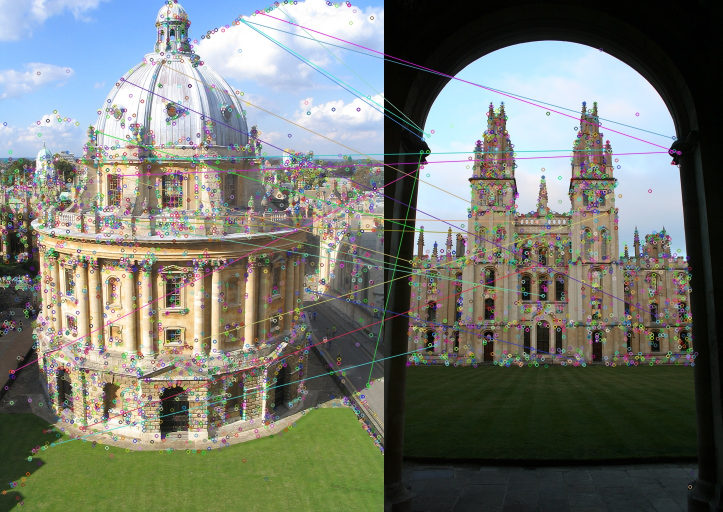
//> input picture Computer_Vision/lab6/outimages/bodleian_000106.jpgall_souls_000002.jpg.jpg, 1445 x 1024 px (shown at 1/2 size)
$ ./main ../../lab6/outimages/bodleian_000106.jpgall_souls_000002.jpg.jpg   (built with g++ and OpenCV 4)
//> lines starting //> are read from the running program, lines starting //| are printed output that depends on the picture
#include <opencv2/highgui.hpp>
#include <iostream>
int main(int argc, char** argv)
{

    if (argc < 2)
    {
        std::cout<<"You should provide the path to the image" << std::endl;
        return 1;
    }

    cv::Mat img = cv::imread(argv[1], cv::IMREAD_COLOR);
//> img is the input picture: 1024 rows x 1445 cols, CV_8UC3; mean B, G, R 113.9, 121.7, 117.6

    if (img.empty())
    {
        std::cout<<"Image not found" << std::endl;
        return 2;
    }

    int n_channels = img.channels();
//> n_channels = 3
    std::cout<< "Number of channels: "<< n_channels << std::endl;
//| Number of channels: 3

    cv::Mat arr_matr[3];
    cv::split(img,arr_matr);
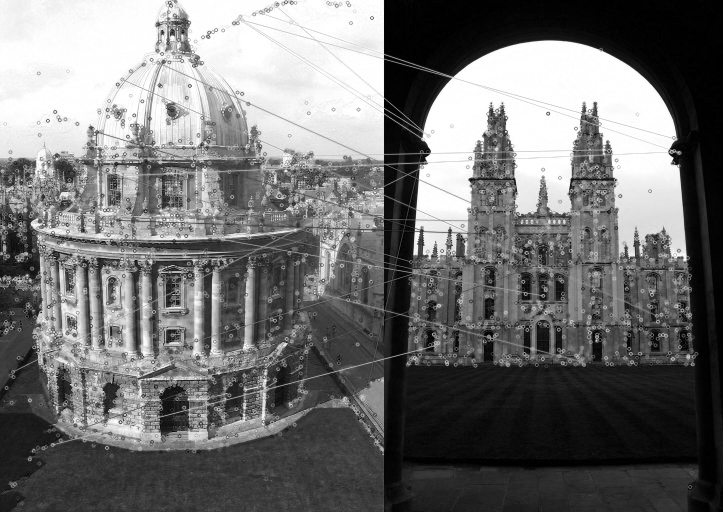
//> arr_matr[0]: 1024 rows x 1445 cols, CV_8UC1 (shown at 1/2 size); min 0, max 255, mean 113.9
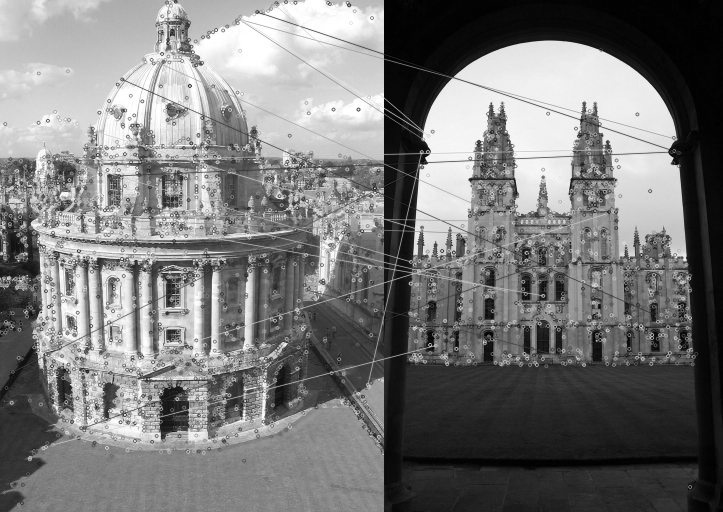
//> arr_matr[1]: 1024 rows x 1445 cols, CV_8UC1 (shown at 1/2 size); min 0, max 255, mean 121.7
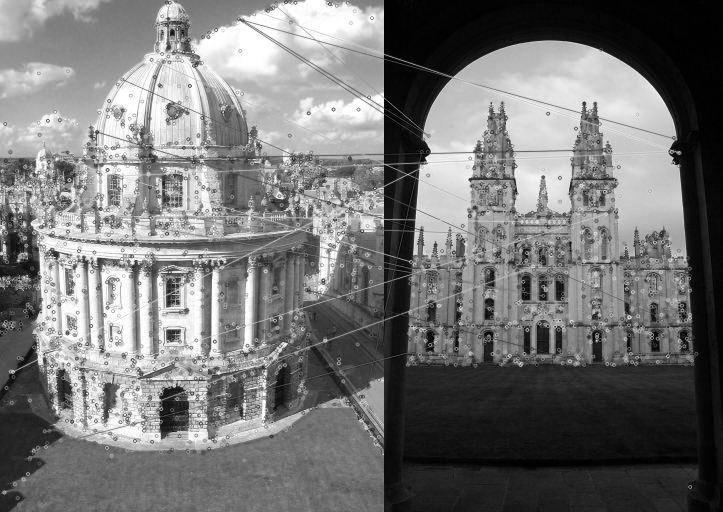
//> arr_matr[2]: 1024 rows x 1445 cols, CV_8UC1 (shown at 1/2 size); min 0, max 255, mean 117.6
    cv::namedWindow("Example B",cv::WINDOW_NORMAL);
    cv::namedWindow("Example G",cv::WINDOW_NORMAL);
    cv::namedWindow("Example R",cv::WINDOW_NORMAL);
    cv::resizeWindow("Example R",200,200);
    cv::resizeWindow("Example G",200,200);
    cv::resizeWindow("Example B",200,200);
    cv::imshow("Example B", arr_matr[0]);
    cv::imshow("Example G", arr_matr[1]);
    cv::imshow("Example R", arr_matr[2]);
    cv::Mat arr_matr2[3];

    /*
    cv::Mat img_B(img.rows,img.cols,CV_8U);
    cv::Mat img_G(img.rows,img.cols,CV_8U);
    cv::Mat img_R(img.rows,img.cols,CV_8U);
    if (n_channels == 3)
    {
        for (size_t i = 0; i < img.rows; i++)
        {
            for (size_t j = 0; j < img.cols; j++)
            {
                img_B.at<cv::Vec3b>(i,j) = img.at<cv::Vec3b>(i,j)[0];
                img_G.at<cv::Vec3b>(i,j) = img.at<cv::Vec3b>(i,j)[1];
                img_R.at<cv::Vec3b>(i,j) = img.at<cv::Vec3b>(i,j)[2];
            }

        }

    }
    */

    cv::namedWindow("Example 1");
    cv::imshow("Example 1", img);
    char key = cv::waitKey(0);
//> the space key is pressed

    std::cout<< key << std::endl;
    return 0;
}
